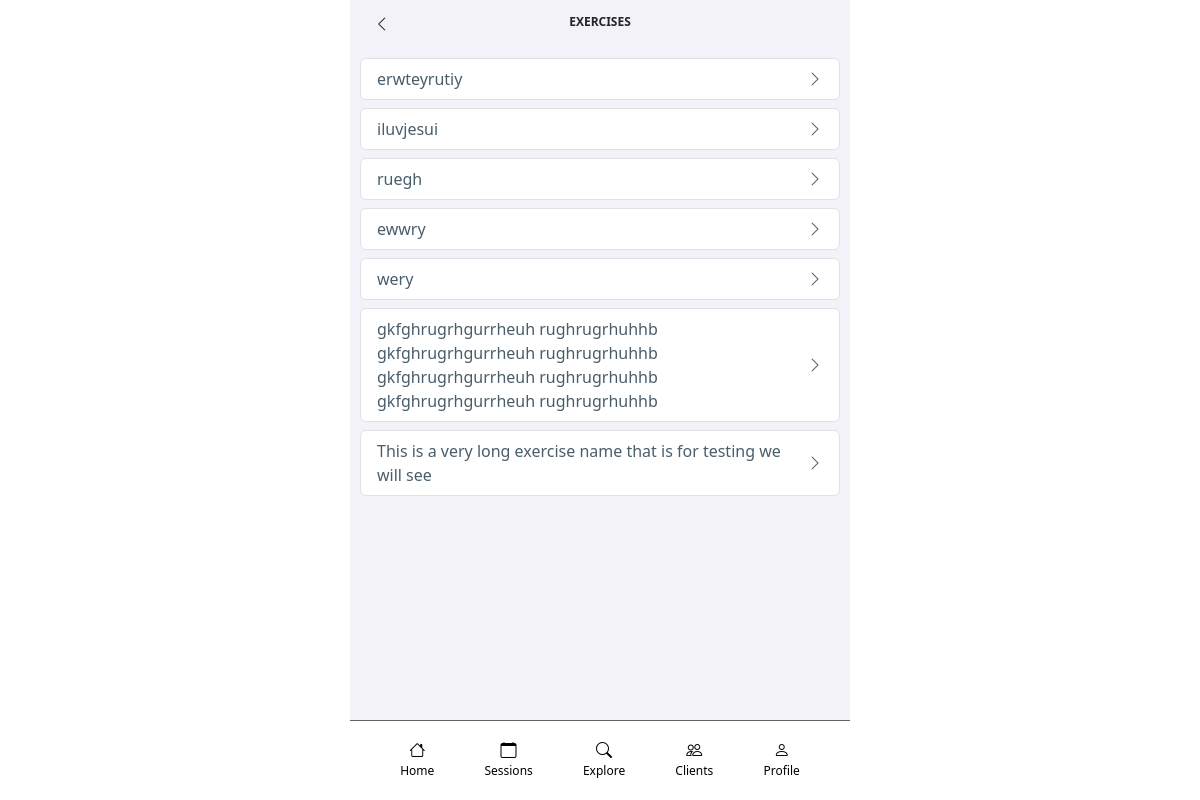
The page /fitnessApp/exercises (signed in) on the database its author committed.
### fitnessApp/models/exercise_models.py (models this page shows, shortened)
class Exercise(models.Model):
    name = models.CharField(max_length=200)
    description = models.CharField(max_length=1000, blank=True)
    video_id = models.CharField(max_length=50, null=True)
    public_flag = models.BooleanField(default=False)
    weight_flag = models.BooleanField(default=True)
    creator = models.ForeignKey(FitnessAppPerson, on_delete=models.SET_NULL, null=True)

### fitnessApp/views/exercise_views.py (the view)
# urls.py: path("exercises", ExerciseListView.as_view(), name="exercises"),
class ExerciseListView(ListView):
    model = Exercise
    template_name = "exercise_list.html"
    paginate_by = 50
    def get_queryset(self):
        queryset = super().get_queryset()
        if (self.request.user.is_anonymous):
            queryset = queryset.filter(Q(public_flag="True"))
        else:
            queryset = queryset.filter(Q(creator=self.request.user.person) | Q(public_flag="True"))
        return queryset

### fitnessApp/templates/exercise_list.html
{% extends "base/base.html" %}
{% block title %}Exercises{% endblock %}
{% block header-left-link %}{% url 'explore' %}{% endblock %}
{% block header-left-icon %}<i class="bi bi-chevron-left"></i>{% endblock %}
{% block content %}
<div>
    {% for item in object_list %}
    {% include 'exercise_card.html' %}
    {% empty %}
    No exercises yet.
    {% endfor %}
</div>
{% endblock %}

### fitnessApp/templates/exercise_card.html
<ul class="list-group mb-2">
    <li class="list-group-item">
        <a class="fitnessapp-profile-item" href="{% url 'exercise-detail' item.id %}">
            <div class="row fitnessapp-text-color-header">
                <div class="col">
                    <span class="fitnessapp-text-color-header">{{ item.name }}</span>
                </div>
                <div class="col-auto d-flex text-end align-items-center">
                    <i class="bi bi-chevron-right fs-6"></i>
                </div>
            </div>
        </a>
    </li>
</ul>

### fitnessApp/static/fitnessApp/css/main.css (style rules this page uses)
:root { --fitnessapp-color-palette-content: #718C9E; --fitnessapp-color-palette-header: #495D6A; --fitnessapp-color-palette-content-light: #C3CED6; --fitnessapp-color-palette-content-lighter: #e6e6e6; --fitnessapp-color-palette-content-lightest: #f8f8ff; }
.fitnessapp-text-color-header { color: var(--fitnessapp-color-palette-header); }
body { background: white }
.fitnessapp-profile-item { text-decoration: none; color: rgb(83, 82, 82); }

### rows shown on the page
Exercise: name "erwteyrutiy"
Exercise: name "iluvjesui"
Exercise: name "ruegh"
Exercise: name "ewwry"
Exercise: name "wery"
Exercise: name "gkfghrugrhgurrheuh rughrugrhuhhb gkfghrugrhgurrheuh rughrugrhuhhb gkfghrugrhgurrheuh rughrugrhuhhb gkfghrugrhgurrheuh rughrugrhuhhb"
Exercise: name "This is a very long exercise name that is for testing we will see"
